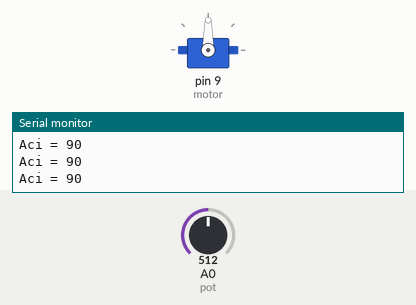
Recording of a sketch running on a simulated Arduino Uno, built with avr-gcc and run on an emulated ATmega328P. Shown: servo, the last lines printed to the serial monitor. Inputs (shaded band) come from the test bench; at power-on: A0 (pot) = 512.

Above: at 1.2 s.
1.3 s: A0 (pot) set to 716
At 2.2 s:
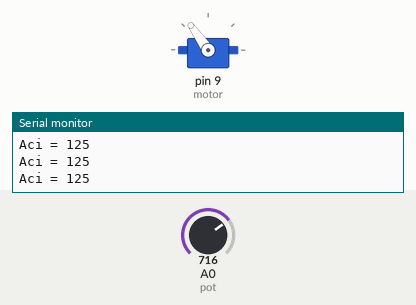
2.8 s: A0 (pot) set to 60
At 3.3 s:
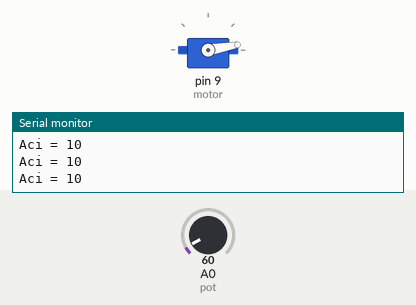
4.3 s: A0 (pot) set to 53
At 4.8 s:
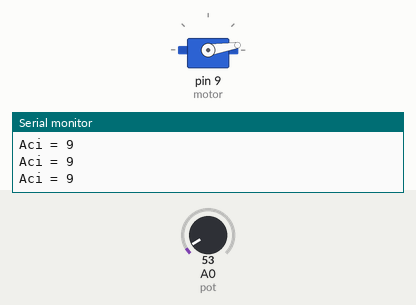
5.8 s: A0 (pot) set to 122
At 7.1 s:
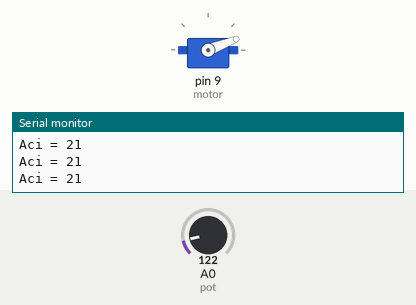
7.4 s: A0 (pot) set to 306
At 8.3 s:
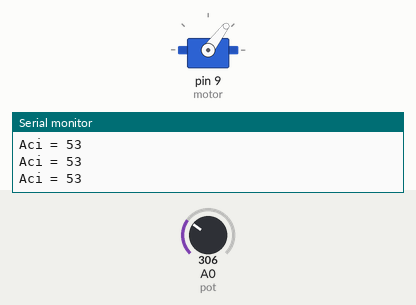
8.9 s: A0 (pot) set to 900
At 9.8 s:
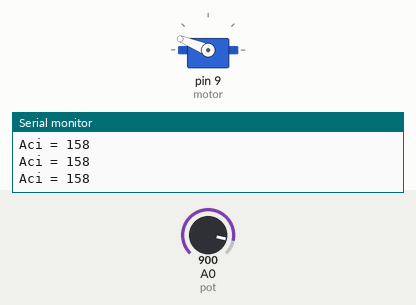
Timing chart, 0 to 11.4 s (numbered marks = the images above; inputs shaded):
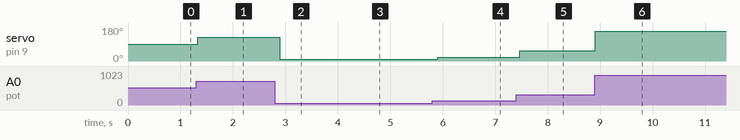

The sketch:

aci_olcer.ino
```cpp
#include <Servo.h>
Servo motor;
int pot = A0;
int potDeger;

void setup()
{
  motor.attach(9);
  Serial.begin(9600);
}

void loop()
{
  potDeger = analogRead(pot);
  potDeger = map(potDeger, 0, 1023, 0, 180);
  motor.write(potDeger);
  delay(20);

  Serial.print("Aci = ");
  Serial.println(potDeger);
  delay(100);


}
```

Measured:
- after the input at 1.3 s, servo on pin 9 (motor): 90° → 125° at once
- after the input at 2.8 s, servo on pin 9 (motor): 125° → 10° after 0.09 s
- after the input at 4.3 s, servo on pin 9 (motor): 10° → 9° at once
- after the input at 5.8 s, servo on pin 9 (motor): 9° → 21° after 0.10 s
- after the input at 7.4 s, servo on pin 9 (motor): 21° → 53° after 0.07 s
- after the input at 8.9 s, servo on pin 9 (motor): 53° → 158° at once
